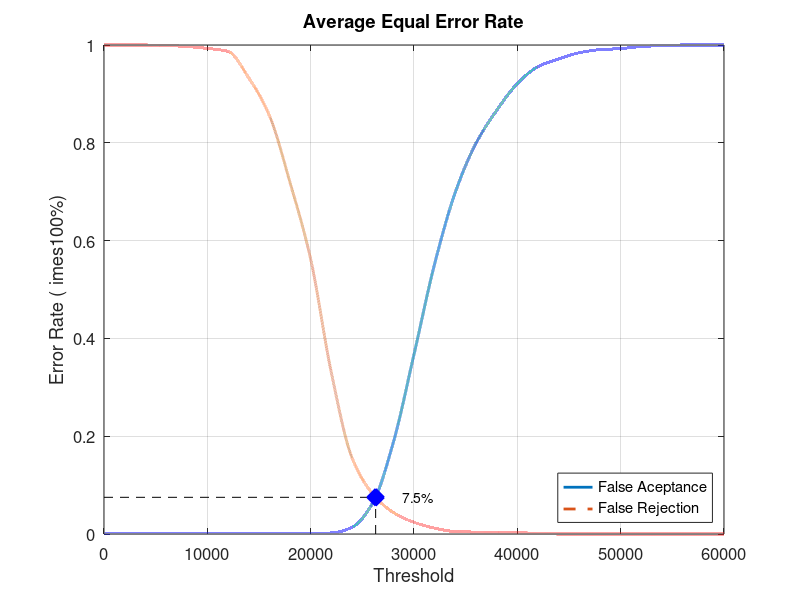
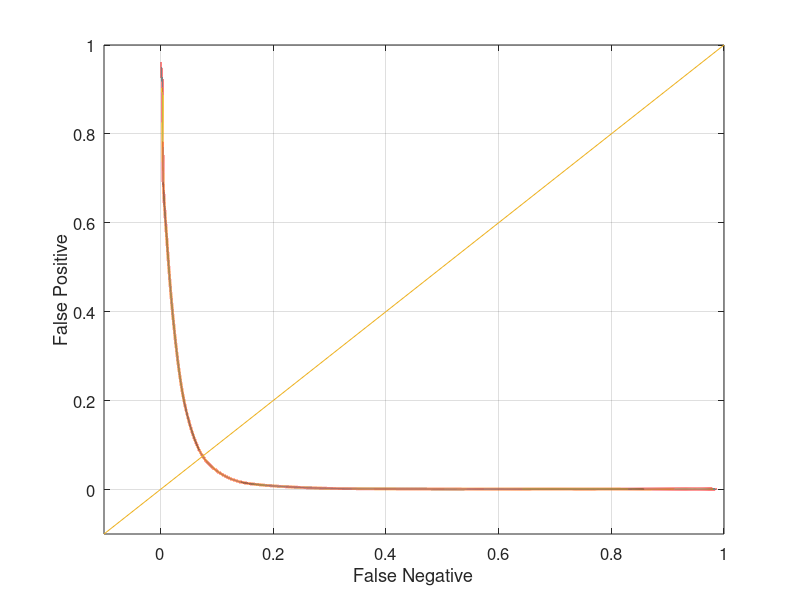

The MATLAB source for these figures, in order:
close all;
clear;
clc;
x = 0:2000:60000;
xq = 0:0.5:60000;

y0 = [0 0.00105263 0.00105263 0.00105263 0.00105263 0.00105263 0.00105263 0.00105263 0.00105263 0.00105263 0.00105263 0.00210526 0.0136842 0.0631579 0.187368 0.367368 0.552632 0.698947 0.798947 0.866316 0.921053 0.955789 0.971579 0.984211 0.990526 0.992632 0.996842 0.998947 1 1 1]
yy0 = interp1(x, y0, xq, 'pchip');
y1 = [1 1 1 0.999 0.997 0.993 0.987 0.933 0.856 0.719 0.562 0.33 0.156 0.082 0.044 0.024 0.012 0.005 0.004 0.004 0.003 0.001 0 0 0 0 0 0 0 0 0]
yy1 = interp1(x, y1, xq, 'pchip');

% Calculating EER: 
y2 = abs(y0 - y1);
find(y2 == min(y2))
yy2 = abs(yy0 - yy1);
xEER = find(yy2 == min(yy2));
xEERIndex = xq(xEER) % X-axis EER
yEER = yy0(xEER) % Y-axis EER

main = figure
plot(xq, yy0,'-','LineWidth', 2);	hold on
plot(xq, yy1,'--','LineWidth', 2);	hold on
plot([xEERIndex xEERIndex], [0 yEER], 'k--');	hold on
plot([0 xEERIndex], [yEER yEER], 'k--');	hold on
plot(xEERIndex, yEER, 'bx', 'LineWidth', 10);	hold on
text(xEERIndex + 10 * xEERIndex / 100, yEER, [num2str(round((10000 * yEER)) / 100) '%'])
legend('False Aceptance', 'False Rejection', 'Location', 'SouthEast')
xlabel('Threshold')
ylabel('Error Rate (	imes100%)')
title('Average Equal Error Rate')
set(gca, 'FontSize', 12)
axis([0 60000 0 1])
grid on

print(main, 'Database4AverageMain', '-dpng');
FNRxFPR = figure('Color', [1 1 1]);
plot(yy1, yy0, '-', yy1, yy0, 'LineWidth', 2);
hold on
y = -0.1:0.1:1
plot(y, y); 
set(gca, 'FontSize', 12)
xlabel('False Negative')
ylabel('False Positive')
axis([-0.1 1 -0.1 1])
set(gca, 'FontSize', 12)
grid on

print(FNRxFPR, 'Database4AverageFNRxFPR','-dpng');
